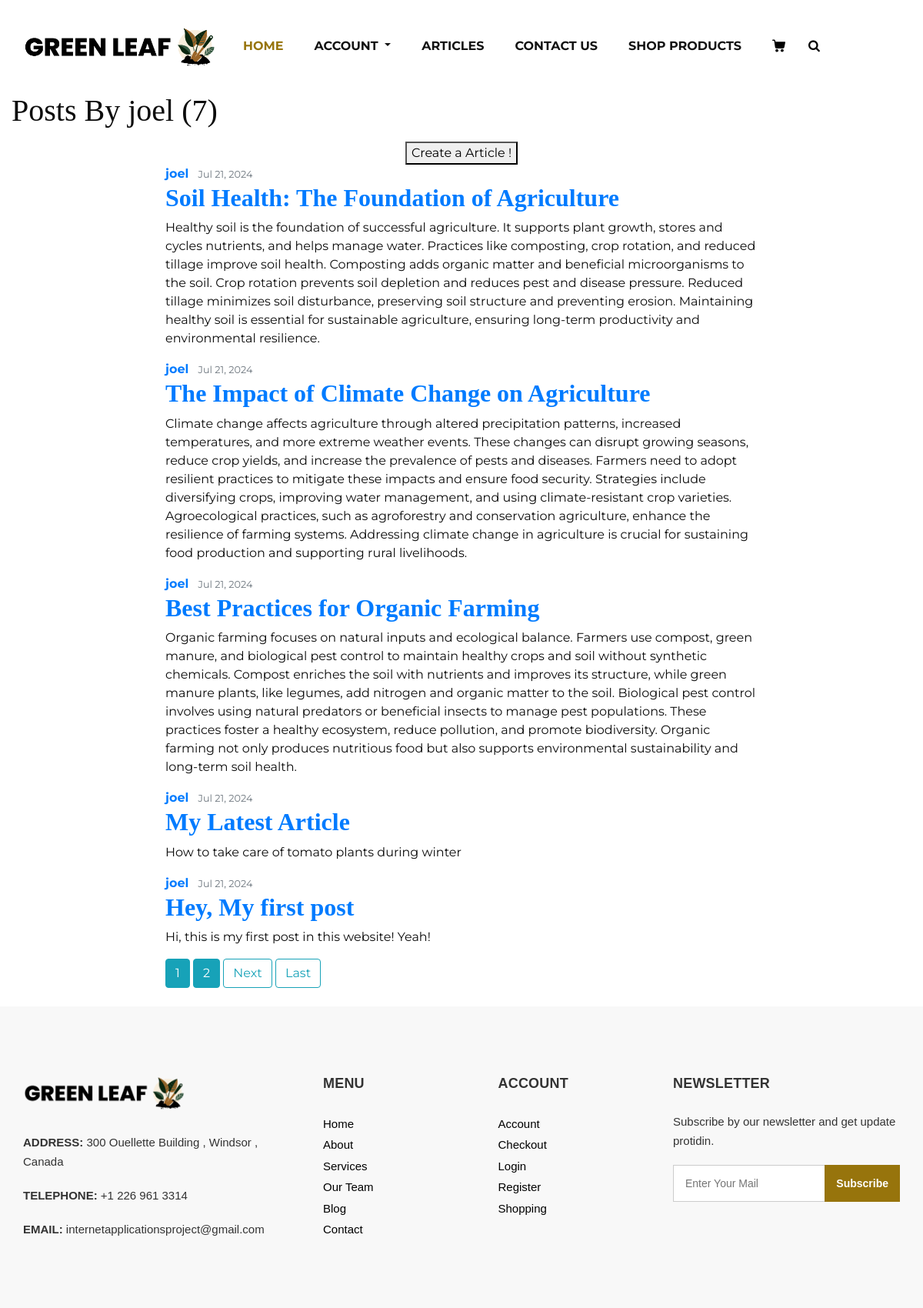
/user-articles/joel, run on the app's committed database.
### GreenWebsite/models.py (models this page shows, shortened)
class Articles(models.Model):
    title = models.CharField(max_length=100)
    content = models.TextField()
    date_posted = models.DateTimeField(default=timezone.now)
    author = models.ForeignKey(User, on_delete=models.CASCADE)

### GreenWebsite/views.py (the view)
# urls.py: path('user-articles/<str:username>', UserArticleListView.as_view(), name='user-articles'),
class UserArticleListView(ListView):
    model = Articles
    template_name = "articles/user-articles.html"  # model_List.html is the default but since we built it already, we will proceed to change
    context_object_name = "posts"  # the default will be object
    paginate_by = 5
    def get_queryset(self):
        user = get_object_or_404(User, username=self.kwargs.get('username'))
        return Articles.objects.filter(author=user).order_by('-date_posted')

### templates/articles/user-articles.html (shortened to what this page needs)
{% extends 'base.html' %}
{% load static %}
{% block body %}
    <div class="container-fluid">
        <h1 class="mb-3">Posts By {{ view.kwargs.username }} ({{ page_obj.paginator.count }})</h1>
        <div class="row justify-content-center">
            <div class="col-auto">
                <button type="button" class="btn-quarternary " onclick="window.location.href='{% url 'article-create' %}'">Create a Article !</button>
            </div>
        </div>
        <div class="row justify-content-center">
            <div class="col-12 col-md-10 col-lg-8">
                {% for article in posts %}
                    <article class="media content-section">
                      <div class="media-body">
                        <div class="article-metadata">
                          <a class="mr-2 font-weight-bold" href="{% url 'user-articles' article.author.username %}">{{ article.author }}</a>
                          <small class="text-muted">{{ article.date_posted|date:"M d, Y" }}</small>
                        </div>
                        <h2><a class="article-title font-weight-bold" href="{% url 'article-detail' article.id %}">{{ article.title }}</a></h2>
                        <p class="article-content">{{ article.content }}</p>
                      </div>
                    </article>
                {% endfor %}
            {% if is_paginated %}
                {% for num in page_obj.paginator.page_range %}
                    {% if page_obj.number == num %}
                        <a class="btn btn-info mb-4" href="?page={{ num }}">{{ num }}</a>
                    {% elif num > page_obj.number|add:'-3' and num < page_obj.number|add:'3'%}
                        <a class="btn btn-info mb-4" href="?page={{ num }}">{{ num }}</a>
                    {% endif %}
                {% endfor %}
                  {% if page_obj.has_next %}
                    <a class="btn btn-outline-info mb-4" href="?page={{ page_obj.next_page_number }}">Next</a>
                    <a class="btn btn-outline-info mb-4" href="?page={{ page_obj.paginator.num_pages }}">Last</a>
                {% endif %}
            {% endif %}
            </div>
        </div>
    </div>
{% endblock body %}

### static/dashboard.css (style rules this page uses)
body, html { margin: 0; padding: 0; font-family: 'Arial', sans-serif; }

### static/css/style.css (style rules this page uses)
* { box-sizing: border-box; }
body { font-family: 'Montserrat', sans-serif; color: #0c0c0c; background-color: #ffffff; overflow-x: hidden; }
h1, h2 { font-family: 'Playfair Display', serif; }
a, a:hover, a:focus { text-decoration: none; }
.btn, .btn:focus { outline: none !important; -webkit-box-shadow: none; box-shadow: none; }

### data on the page
Articles: author "joel", date_posted "Jul 21, 2024", title "Soil Health: The Foundation of Agriculture", content "Healthy soil is the foundation of successful agriculture. It supports plant growth, stores and cycles nutrients, and helps manage water. Practices like composting, crop rotation, and reduced tillage improve soil health. Composting adds organic matter and beneficial microorganisms to the soil. Crop rotation prevents soil depletion and reduces pest and disease pressure. Reduced tillage minimizes soil disturbance, preserving soil structure and preventing erosion. Maintaining healthy soil is essential for sustainable agriculture, ensuring long-term productivity and environmental resilience."
Articles: author "joel", date_posted "Jul 21, 2024", title "The Impact of Climate Change on Agriculture", content "Climate change affects agriculture through altered precipitation patterns, increased temperatures, and more extreme weather events. These changes can disrupt growing seasons, reduce crop yields, and increase the prevalence of pests and diseases. Farmers need to adopt resilient practices to mitigate these impacts and ensure food security. Strategies include diversifying crops, improving water management, and using climate-resistant crop varieties. Agroecological practices, such as agroforestry and conservation agriculture, enhance the resilience of farming systems. Addressing climate change in agriculture is crucial for sustaining food production and supporting rural livelihoods."
Articles: author "joel", date_posted "Jul 21, 2024", title "Best Practices for Organic Farming", content "Organic farming focuses on natural inputs and ecological balance. Farmers use compost, green manure, and biological pest control to maintain healthy crops and soil without synthetic chemicals. Compost enriches the soil with nutrients and improves its structure, while green manure plants, like legumes, add nitrogen and organic matter to the soil. Biological pest control involves using natural predators or beneficial insects to manage pest populations. These practices foster a healthy ecosystem, reduce pollution, and promote biodiversity. Organic farming not only produces nutritious food but also supports environmental sustainability and long-term soil health."
Articles: author "joel", date_posted "Jul 21, 2024", title "My Latest Article", content "How to take care of tomato plants during winter"
Articles: author "joel", date_posted "Jul 21, 2024", title "Hey, My first post", content "Hi, this is my first post in this website! Yeah!"

### other printed values
{{ view.kwargs.username }} "joel"
{{ page_obj.paginator.count }} "7"
{{ num }} "1"
{{ num }} "2"
